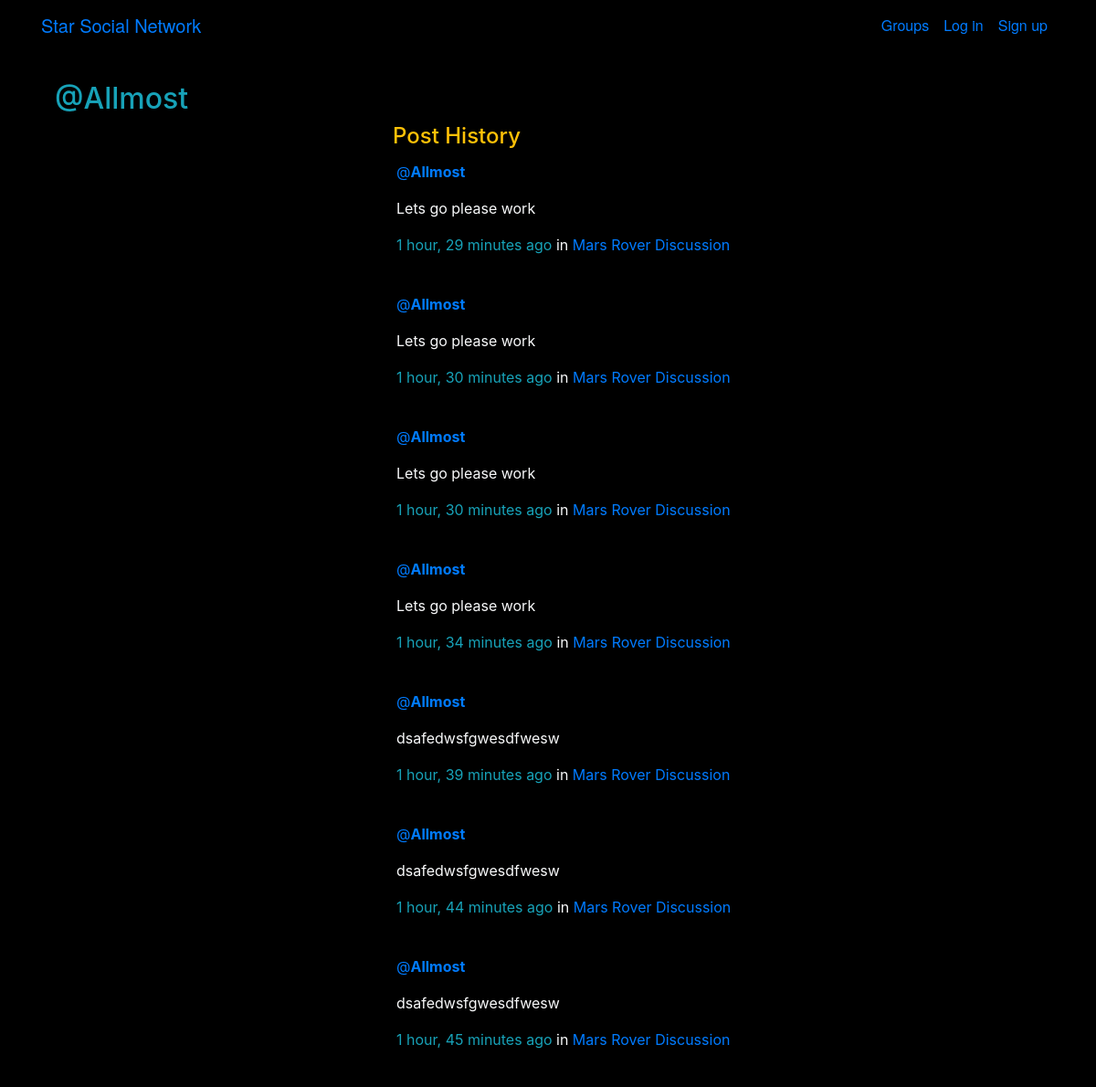
Before: /posts/by/Allmost/ (upper part) with the older database file.
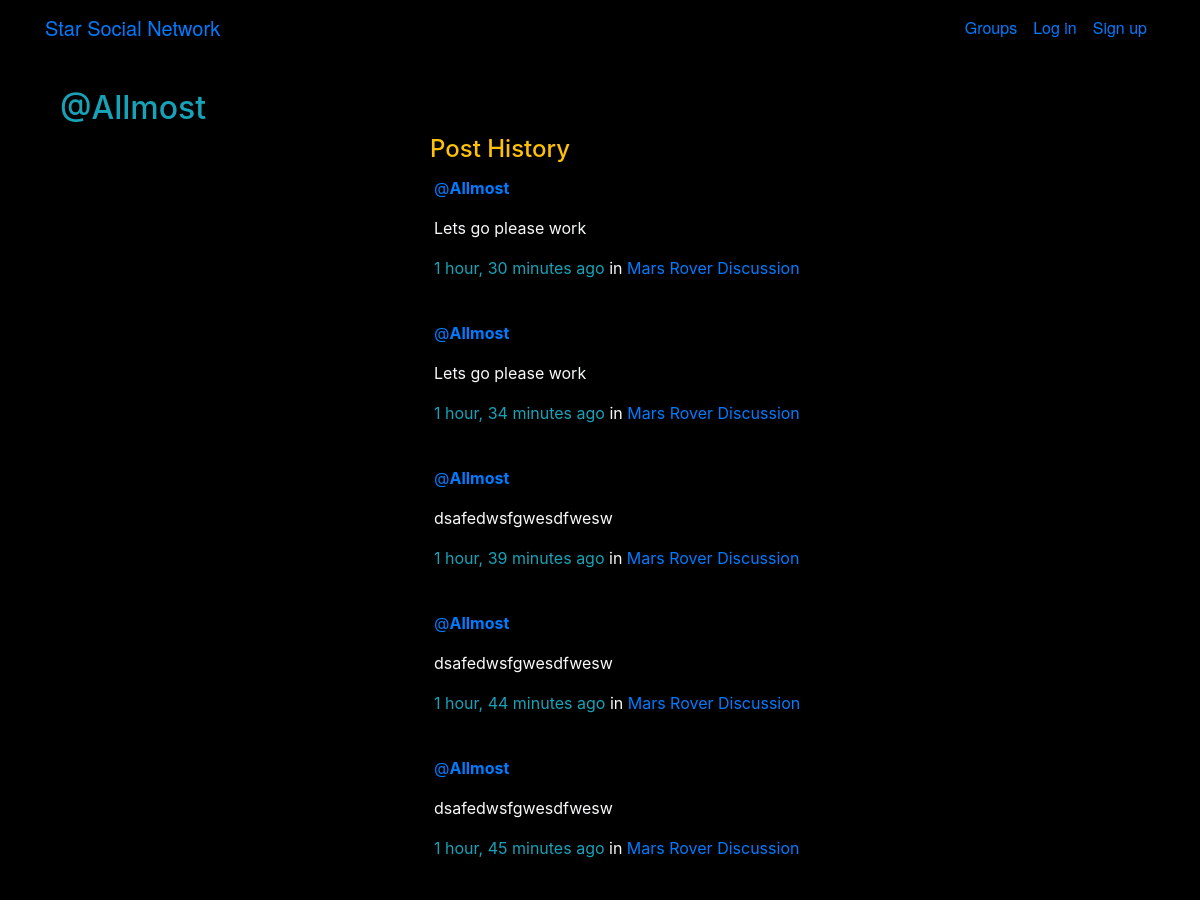
After: the same page with the newer database file.
### posts/models.py (models this page shows, shortened)
class Post(models.Model):
    user = models.ForeignKey(User,related_name='posts',on_delete=models.CASCADE)
    created_at = models.DateTimeField(auto_now_add=True)
    message = models.TextField()
    message_html = models.TextField(editable=False)
    group = models.ForeignKey(Group,related_name='posts',null = True,on_delete=models.CASCADE)
    class Meta:
        ordering = ['-created_at']
        unique_together = ['user','message']

### groups/models.py (models this page shows, shortened)
class Group(models.Model):
    name = models.CharField(max_length=255,unique=True)
    slug = models.SlugField(allow_unicode = True,unique=True)
    description = models.TextField(blank=True, default='')
    description_html = models.TextField(editable=False, default='',blank= True)
    members = models.ManyToManyField(User,through='GroupMember')

### posts/views.py (the view)
# urls.py: path("by/<username>/",views.UserPosts.as_view(),name="for_user"),
class UserPosts(generic.ListView):
    model = models.Post
    select_related = ("user", "group")
    template_name = "posts/user_post_list.html"
    ordering = ['-created_at']
    def get_queryset(self):
        try:
            self.post_user = User.objects.prefetch_related("posts").get(
                username__iexact=self.kwargs.get("username")
            )
        except User.DoesNotExist:
            raise Http404
        else:
            qr =  self.post_user.posts.order_by('-created_at')
            return qr.all()
    def get_context_data(self, **kwargs):
        context = super().get_context_data(**kwargs)
        context["post_user"] = self.post_user
        return context

### posts/templates/posts/user_post_list.html (shortened to what this page needs)
{% extends "posts/post_base.html" %}
{% load humanize %}
{% block pre_post_content %}
	<div class="container"style="margin-top:25px">
	<h2 class =" text-info">@{{ post_user.username }}</h2>
	</div>
	<div class="col-md-4">
</div>
{% endblock %}
{% block post_content %}
<div class="col-md-6 ">
	<h4 class="text-warning">Post History</h4>
	{% for post in post_list %}
  {% include "posts/_post.html" %}
	{% endfor %}
{% endblock %}

### posts/templates/posts/_post.html (shortened to what this page needs)
<div class="post media ">
	<div class="media-body container text-light p-1 col-md-12 ">
		<a href="{% url 'posts:for_user' username=post.user.username %}">@<strong>{{ post.user.username }}</strong></a>
		<p class="media-heading nasatext">{{ post.message_html|safe|urlize }}</p>
			<time class="time text-info">{{ post.created_at | timesince}} ago</time>
			{% if post.group %}
			<span class="group-name">in <a href="{% url 'groups:all' %}">{{ post.group.name }}</a></span>
			{% endif %}
		<hr>
	</div>
</div>

Changed rows visible on the page:
removed Post: user.username "Allmost", message_html "Lets go please work", created_at "1 hour, 29 minutes", group.name "Mars Rover Discussion"
removed Post: user.username "Allmost", message_html "Lets go please work", created_at "1 hour, 30 minutes", group.name "Mars Rover Discussion"
